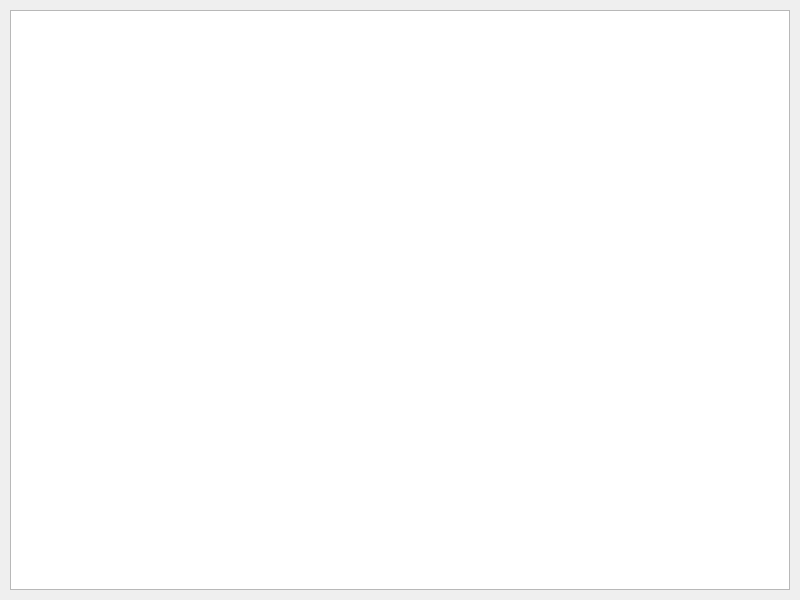
<?xml version="1.0" encoding="UTF-8"?>
<ui version="4.0">
 <class>GameWidget</class>
 <widget class="QWidget" name="GameWidget">
  <property name="geometry">
   <rect>
    <x>0</x>
    <y>0</y>
    <width>800</width>
    <height>600</height>
   </rect>
  </property>
  <property name="windowTitle">
   <string>Maze Game</string>
  </property>
  <widget class="QGraphicsView" name="graphicsView">
   <property name="geometry">
    <rect>
     <x>10</x>
     <y>10</y>
     <width>780</width>
     <height>580</height>
    </rect>
   </property>
  </widget>
 </widget>
 <layoutdefault spacing="6" margin="11"/>
 <resources/>
 <connections/>
</ui>
